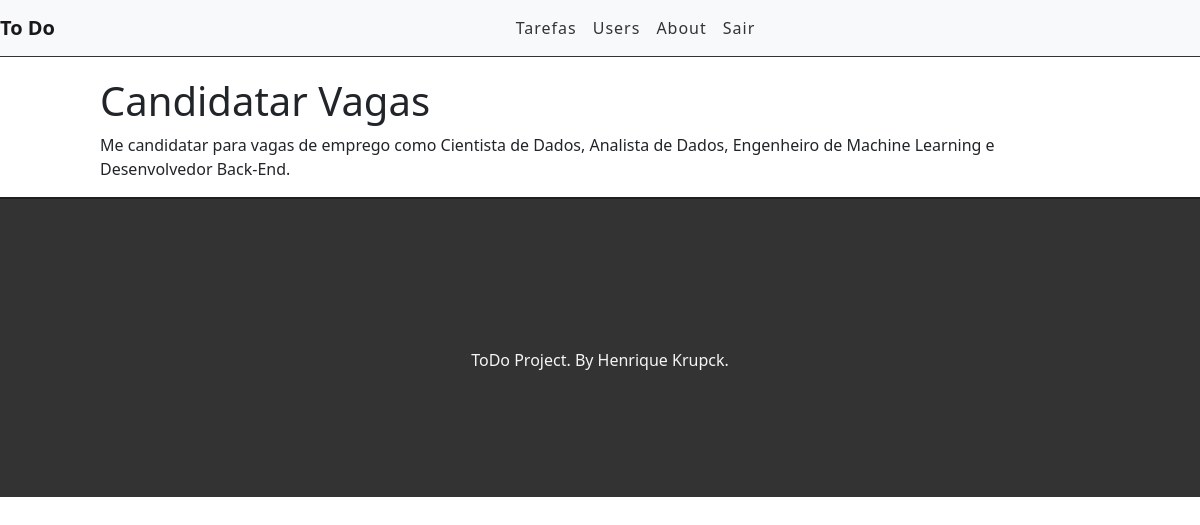
The page /task/5 (signed in) on the database as committed earlier.
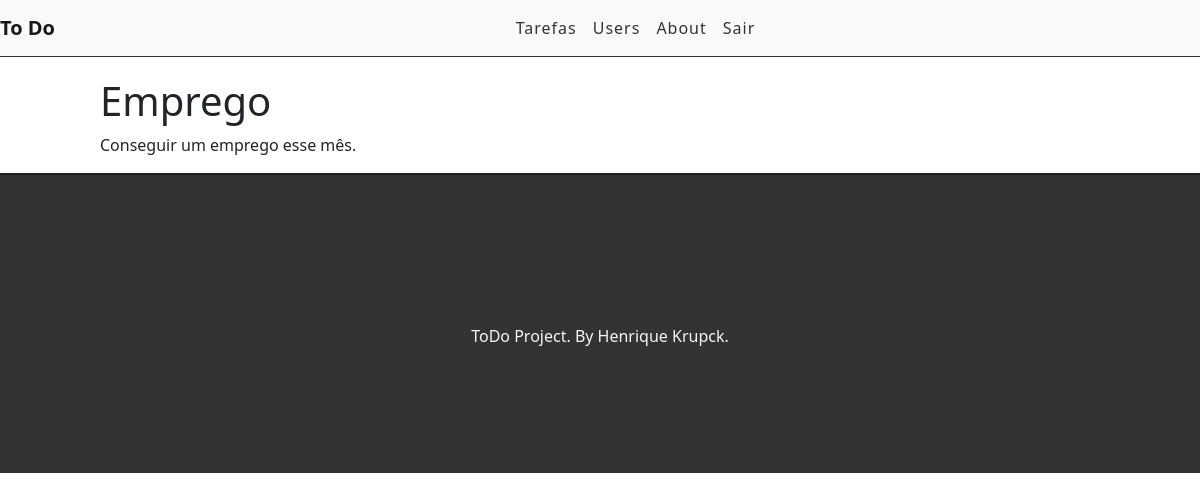
The same page on the database as committed later.
### tasks/models.py (models this page shows, shortened)
class Task(models.Model):
    STATUS = (
        ('doing', 'doing'),
        ('done', 'done')
    )
    title = models.CharField(max_length=255)
    description = models.TextField()
    done = models.CharField(
        max_length=5,
        choices=STATUS
    )
    created_at = models.DateTimeField(auto_now_add=True)
    updated_at = models.DateTimeField(auto_now=True)

### tasks/views.py (the view)
# urls.py: path("task/<int:id>", views.taskView, name='task-view'),
@login_required
def taskView(request, id):
    task = get_object_or_404(Task, pk=id)
    return render(request, 'tasks/task.html', {'task': task})

### tasks/templates/tasks/task.html (shortened to what this page needs)
{% extends 'base.html'%}
{% block content %}
<div class="offset-1 col-10 list-div">
    <h1>{{task.title}}</h1>
    <p>{{task.description}}</p>
</div>
{% endblock %}

Rows that differ between the two databases and show on the page:
changed Task: title "Candidatar Vagas" → "Emprego"; description "Me candidatar para vagas de emprego como Cientista de Dados, Analista de Dados, Engenheiro de Machine Learning e Desenvolvedor Back-End." → "Conseguir um emprego esse mês."
